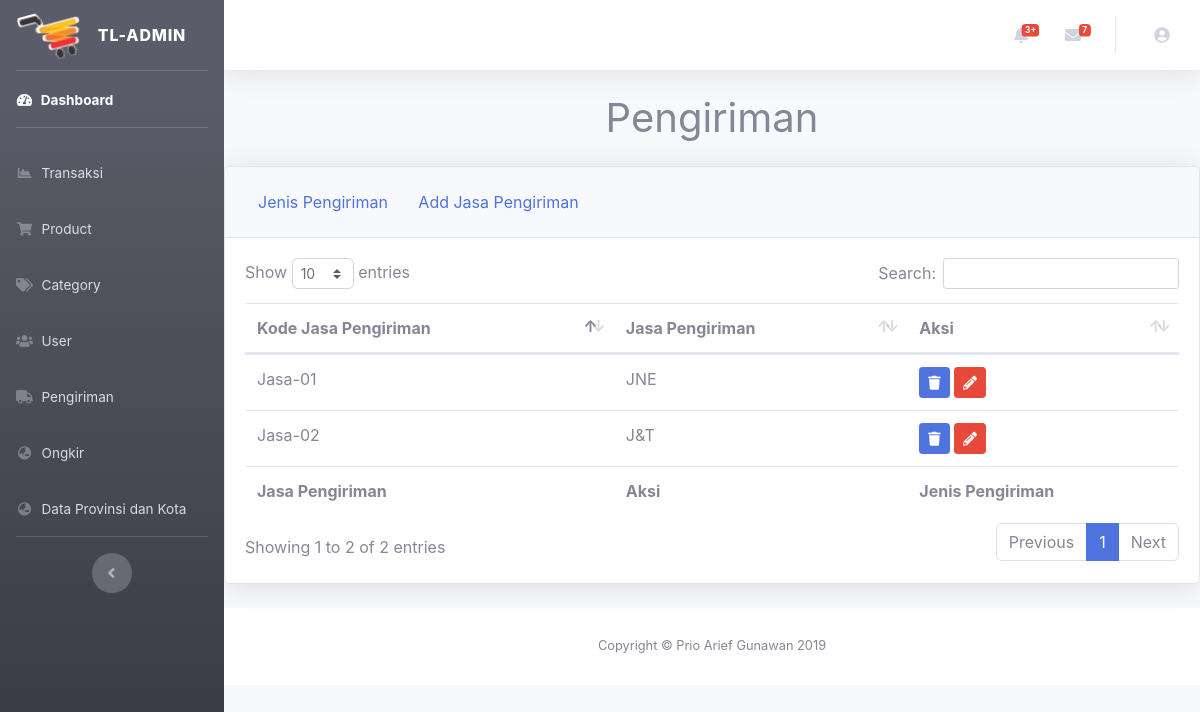
Screenshot of /index.php/pengiriman/JasaPengiriman with the database file from the repository.
### tables this page shows
CREATE TABLE `jasa_pengiriman` (
  `kd_jasa` varchar(20) NOT NULL,
  `nama_jasa` varchar(50) NOT NULL
);

### application/controllers/Pengiriman.php (called while the page is built, shortened)
<?php
class Pengiriman extends CI_Controller
{
    public function __construct()
    {
        $this->load->library('form_validation');
        $this->load->model('Pengiriman_model');
    }
    public function JasaPengiriman()
    {
        $data['user'] = $this->db->get_where('admin', ['email' => $this->session->userdata('email')])->row_array();
        $data['pengiriman'] = $this->Pengiriman_model->GetJasaPengiriman();
        $data['title'] = 'Jasa Pengiriman';
        $this->load->view('admin/header', $data);
        $this->load->view('admin/JasaKirim/index', $data);
        $this->load->view('admin/footer');
    }
}

### index.php (called while the page is built, shortened)
<?php
require_once BASEPATH.'core/CodeIgniter.php';

### application/models/Pengiriman_model.php (called while the page is built, shortened)
<?php
class Pengiriman_model extends CI_Model
{
    public function GetJasaPengiriman()
    {
        return $this->db->get('jasa_pengiriman')->result_array();
    }
}

### application/views/admin/JasaKirim/index.php (the view)
<h1 class="text-center mb-4">Pengiriman</h1>
<div class="card shadow mb-4">
            <div class="card-header py-3">
              <a class=" btn btn-link text-decoration-none" href="<?= base_url() ?>Pengiriman/JenisPengiriman">Jenis Pengiriman</a>
              <a class=" btn btn-link text-decoration-none" href="<?= base_url() ?>Pengiriman/AddJasaPengiriman">Add Jasa Pengiriman</a>
            </div>
            <div class="card-body">
              <div class="table-responsive">
                <table class="table table-bordered-stripped" id="dataTable" width="100%" cellspacing="0">
                  <thead>
                    <tr>
                      <th>Kode Jasa Pengiriman</th>
                      <th>Jasa Pengiriman</th>
                      <th>Aksi</th>
                    </tr>
                  </thead>
                  <tfoot>
                    <tr>
                      <th>Jasa Pengiriman</th>
                      <th>Aksi</th>
                      <th>Jenis Pengiriman</th>
                    </tr>
                  </tfoot>
                  <tbody>
                  <?php foreach($pengiriman as $p): ?>
                    <tr>
                      <td><?= $p['kd_jasa']; ?></td>
                      <td><?= $p['nama_jasa']; ?></td>
                      <td>
                        <a class="btn btn-primary btn-sm" href="<?= base_url() ?>Pengiriman/HapusJasaPengiriman/<?= $p['kd_jasa'] ?>" onclick="return confirm('yakin ?');" title="Delete"><i class="fas fa-trash"></i></a>
                        <a class="btn btn-danger btn-sm" href="<?= base_url() ?>Pengiriman/EditJasaPengiriman/<?= $p['kd_jasa'] ?>" title="Edit"><i class="fas fa-pencil-alt"></i></a>
                      </td>
                    </tr>
                  <?php endforeach; ?>
                  </tbody>
                </table>
              </div>
            </div>
          </div>

### rows the page displays
jasa_pengiriman: kd_jasa "Jasa-01", nama_jasa "JNE"
jasa_pengiriman: kd_jasa "Jasa-02", nama_jasa "J&T"
